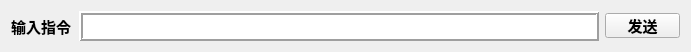
  <widget class="QWidget" name="layoutWidget">
   <property name="geometry">
    <rect>
     <x>12</x>
     <y>411</y>
     <width>691</width>
     <height>32</height>
    </rect>
   </property>
   <property name="sizePolicy">
    <sizepolicy hsizetype="Expanding" vsizetype="Preferred">
     <horstretch>0</horstretch>
     <verstretch>0</verstretch>
    </sizepolicy>
   </property>
   <layout class="QHBoxLayout" name="horizontalLayout_20">
    <item>
     <widget class="QLabel" name="label_24">
      <property name="sizePolicy">
       <sizepolicy hsizetype="Expanding" vsizetype="Expanding">
        <horstretch>0</horstretch>
        <verstretch>0</verstretch>
       </sizepolicy>
      </property>
      <property name="font">
       <font>
        <pointsize>11</pointsize>
        <bold>true</bold>
       </font>
      </property>
      <property name="text">
       <string>输入指令</string>
      </property>
     </widget>
    </item>
    <item>
     <widget class="QPlainTextEdit" name="sendEdit">
      <property name="sizePolicy">
       <sizepolicy hsizetype="Expanding" vsizetype="Expanding">
        <horstretch>0</horstretch>
        <verstretch>0</verstretch>
       </sizepolicy>
      </property>
      <property name="minimumSize">
       <size>
        <width>520</width>
        <height>30</height>
       </size>
      </property>
      <property name="maximumSize">
       <size>
        <width>400</width>
        <height>30</height>
       </size>
      </property>
      <property name="sizeIncrement">
       <size>
        <width>0</width>
        <height>0</height>
       </size>
      </property>
      <property name="font">
       <font>
        <family>微软雅黑</family>
        <pointsize>11</pointsize>
        <bold>true</bold>
       </font>
      </property>
      <property name="inputMethodHints">
       <set>Qt::ImhMultiLine</set>
      </property>
      <property name="frameShape">
       <enum>QFrame::Box</enum>
      </property>
      <property name="frameShadow">
       <enum>QFrame::Raised</enum>
      </property>
      <property name="lineWidth">
       <number>2</number>
      </property>
      <property name="verticalScrollBarPolicy">
       <enum>Qt::ScrollBarAlwaysOff</enum>
      </property>
     </widget>
    </item>
    <item>
     <widget class="QPushButton" name="sendbt">
      <property name="sizePolicy">
       <sizepolicy hsizetype="Expanding" vsizetype="Expanding">
        <horstretch>0</horstretch>
        <verstretch>0</verstretch>
       </sizepolicy>
      </property>
      <property name="minimumSize">
       <size>
        <width>75</width>
        <height>25</height>
       </size>
      </property>
      <property name="maximumSize">
       <size>
        <width>75</width>
        <height>25</height>
       </size>
      </property>
      <property name="font">
       <font>
        <pointsize>11</pointsize>
        <bold>true</bold>
       </font>
      </property>
      <property name="text">
       <string>发送</string>
      </property>
     </widget>
    </item>
   </layout>
  </widget>
